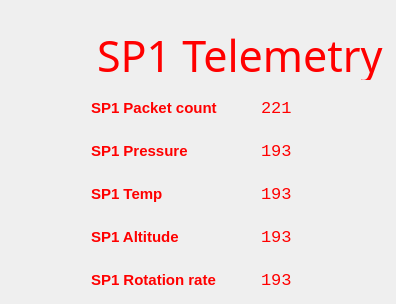
             <widget class="QWidget" name="widget" native="true">
              <property name="styleSheet">
               <string notr="true">image:url(:/pics/Images/border-01.png);</string>
              </property>
              <widget class="QLabel" name="label_23">
               <property name="geometry">
                <rect>
                 <x>97</x>
                 <y>30</y>
                 <width>290</width>
                 <height>50</height>
                </rect>
               </property>
               <property name="font">
                <font>
                 <family>Franklin Gothic Demi Cond</family>
                 <pointsize>32</pointsize>
                </font>
               </property>
               <property name="layoutDirection">
                <enum>Qt::LeftToRight</enum>
               </property>
               <property name="styleSheet">
                <string notr="true">background-color:transparent;
image:null;
color:red
</string>
               </property>
               <property name="text">
                <string>SP1 Telemetry</string>
               </property>
              </widget>
              <widget class="QLabel" name="frontl_4">
               <property name="geometry">
                <rect>
                 <x>91</x>
                 <y>93</y>
                 <width>165</width>
                 <height>30</height>
                </rect>
               </property>
               <property name="sizePolicy">
                <sizepolicy hsizetype="Ignored" vsizetype="Ignored">
                 <horstretch>0</horstretch>
                 <verstretch>0</verstretch>
                </sizepolicy>
               </property>
               <property name="minimumSize">
                <size>
                 <width>165</width>
                 <height>30</height>
                </size>
               </property>
               <property name="maximumSize">
                <size>
                 <width>165</width>
                 <height>30</height>
                </size>
               </property>
               <property name="font">
                <font>
                 <pointsize>11</pointsize>
                 <weight>75</weight>
                 <bold>true</bold>
                </font>
               </property>
               <property name="styleSheet">
                <string notr="true">background-color:transparent;
image:null;
color:red;
</string>
               </property>
               <property name="text">
                <string>SP1 Packet count</string>
               </property>
              </widget>
              <widget class="QLabel" name="frontl6_4">
               <property name="geometry">
                <rect>
                 <x>91</x>
                 <y>136</y>
                 <width>150</width>
                 <height>30</height>
                </rect>
               </property>
               <property name="sizePolicy">
                <sizepolicy hsizetype="Ignored" vsizetype="Ignored">
                 <horstretch>0</horstretch>
                 <verstretch>0</verstretch>
                </sizepolicy>
               </property>
               <property name="minimumSize">
                <size>
                 <width>150</width>
                 <height>30</height>
                </size>
               </property>
               <property name="maximumSize">
                <size>
                 <width>150</width>
                 <height>30</height>
                </size>
               </property>
               <property name="font">
                <font>
                 <pointsize>11</pointsize>
                 <weight>75</weight>
                 <bold>true</bold>
                </font>
               </property>
               <property name="styleSheet">
                <string notr="true">background-color:transparent;
image:null;
color:red;
</string>
               </property>
               <property name="text">
                <string>SP1 Pressure</string>
               </property>
              </widget>
              <widget class="QLabel" name="frontl6_5">
               <property name="geometry">
                <rect>
                 <x>91</x>
                 <y>179</y>
                 <width>150</width>
                 <height>30</height>
                </rect>
               </property>
               <property name="sizePolicy">
                <sizepolicy hsizetype="Ignored" vsizetype="Ignored">
                 <horstretch>0</horstretch>
                 <verstretch>0</verstretch>
                </sizepolicy>
               </property>
               <property name="minimumSize">
                <size>
                 <width>150</width>
                 <height>30</height>
                </size>
               </property>
               <property name="maximumSize">
                <size>
                 <width>150</width>
                 <height>30</height>
                </size>
               </property>
               <property name="font">
                <font>
                 <pointsize>11</pointsize>
                 <weight>75</weight>
                 <bold>true</bold>
                </font>
               </property>
               <property name="styleSheet">
                <string notr="true">background-color:transparent;
image:null;
color:red;
</string>
               </property>
               <property name="text">
                <string>SP1 Temp</string>
               </property>
              </widget>
              <widget class="QLabel" name="frontl6_6">
               <property name="geometry">
                <rect>
                 <x>91</x>
                 <y>222</y>
                 <width>150</width>
                 <height>30</height>
                </rect>
               </property>
               <property name="sizePolicy">
                <sizepolicy hsizetype="Ignored" vsizetype="Ignored">
                 <horstretch>0</horstretch>
                 <verstretch>0</verstretch>
                </sizepolicy>
               </property>
               <property name="minimumSize">
                <size>
                 <width>150</width>
                 <height>30</height>
                </size>
               </property>
               <property name="maximumSize">
                <size>
                 <width>150</width>
                 <height>30</height>
                </size>
               </property>
               <property name="font">
                <font>
                 <pointsize>11</pointsize>
                 <weight>75</weight>
                 <bold>true</bold>
                </font>
               </property>
               <property name="styleSheet">
                <string notr="true">background-color:transparent;
image:null;
color:red;
</string>
               </property>
               <property name="text">
                <string>SP1 Altitude</string>
               </property>
              </widget>
              <widget class="QLabel" name="frontl6_7">
               <property name="geometry">
                <rect>
                 <x>91</x>
                 <y>265</y>
                 <width>165</width>
                 <height>30</height>
                </rect>
               </property>
               <property name="sizePolicy">
                <sizepolicy hsizetype="Ignored" vsizetype="Ignored">
                 <horstretch>0</horstretch>
                 <verstretch>0</verstretch>
                </sizepolicy>
               </property>
               <property name="minimumSize">
                <size>
                 <width>165</width>
                 <height>30</height>
                </size>
               </property>
               <property name="maximumSize">
                <size>
                 <width>165</width>
                 <height>30</height>
                </size>
               </property>
               <property name="font">
                <font>
                 <pointsize>11</pointsize>
                 <weight>75</weight>
                 <bold>true</bold>
                </font>
               </property>
               <property name="styleSheet">
                <string notr="true">background-color:transparent;
image:null;
color:red;
</string>
               </property>
               <property name="text">
                <string>SP1 Rotation rate</string>
               </property>
              </widget>
              <widget class="QLabel" name="label_25">
               <property name="geometry">
                <rect>
                 <x>261</x>
                 <y>93</y>
                 <width>100</width>
                 <height>30</height>
                </rect>
               </property>
               <property name="sizePolicy">
                <sizepolicy hsizetype="Ignored" vsizetype="Ignored">
                 <horstretch>0</horstretch>
                 <verstretch>0</verstretch>
                </sizepolicy>
               </property>
               <property name="minimumSize">
                <size>
                 <width>100</width>
                 <height>30</height>
                </size>
               </property>
               <property name="maximumSize">
                <size>
                 <width>100</width>
                 <height>30</height>
                </size>
               </property>
               <property name="font">
                <font>
                 <family>Courier New</family>
                 <pointsize>13</pointsize>
                </font>
               </property>
               <property name="styleSheet">
                <string notr="true">background-color:transparent;
image:null;
color:red;
</string>
               </property>
               <property name="text">
                <string>221</string>
               </property>
              </widget>
              <widget class="QLabel" name="label_26">
               <property name="geometry">
                <rect>
                 <x>261</x>
                 <y>136</y>
                 <width>100</width>
                 <height>30</height>
                </rect>
               </property>
               <property name="sizePolicy">
                <sizepolicy hsizetype="Ignored" vsizetype="Ignored">
                 <horstretch>0</horstretch>
                 <verstretch>0</verstretch>
                </sizepolicy>
               </property>
               <property name="minimumSize">
                <size>
                 <width>100</width>
                 <height>30</height>
                </size>
               </property>
               <property name="maximumSize">
                <size>
                 <width>100</width>
                 <height>30</height>
                </size>
               </property>
               <property name="font">
                <font>
                 <family>Courier New</family>
                 <pointsize>13</pointsize>
                </font>
               </property>
               <property name="styleSheet">
                <string notr="true">background-color:transparent;
image:null;
color:red;
</string>
               </property>
               <property name="text">
                <string>193</string>
               </property>
              </widget>
              <widget class="QLabel" name="label_27">
               <property name="geometry">
                <rect>
                 <x>261</x>
                 <y>179</y>
                 <width>100</width>
                 <height>30</height>
                </rect>
               </property>
               <property name="sizePolicy">
                <sizepolicy hsizetype="Ignored" vsizetype="Ignored">
                 <horstretch>0</horstretch>
                 <verstretch>0</verstretch>
                </sizepolicy>
               </property>
               <property name="minimumSize">
                <size>
                 <width>100</width>
                 <height>30</height>
                </size>
               </property>
               <property name="maximumSize">
                <size>
                 <width>100</width>
                 <height>30</height>
                </size>
               </property>
               <property name="font">
                <font>
                 <family>Courier New</family>
                 <pointsize>13</pointsize>
                </font>
               </property>
               <property name="styleSheet">
                <string notr="true">background-color:transparent;
image:null;
color:red;
</string>
               </property>
               <property name="text">
                <string>193</string>
               </property>
              </widget>
              <widget class="QLabel" name="label_28">
               <property name="geometry">
                <rect>
                 <x>261</x>
                 <y>222</y>
                 <width>100</width>
                 <height>30</height>
                </rect>
               </property>
               <property name="sizePolicy">
                <sizepolicy hsizetype="Ignored" vsizetype="Ignored">
                 <horstretch>0</horstretch>
                 <verstretch>0</verstretch>
                </sizepolicy>
               </property>
               <property name="minimumSize">
                <size>
                 <width>100</width>
                 <height>30</height>
                </size>
               </property>
               <property name="maximumSize">
                <size>
                 <width>100</width>
                 <height>30</height>
                </size>
               </property>
               <property name="font">
                <font>
                 <family>Courier New</family>
                 <pointsize>13</pointsize>
                </font>
               </property>
               <property name="styleSheet">
                <string notr="true">background-color:transparent;
image:null;
color:red;
</string>
               </property>
               <property name="text">
                <string>193</string>
               </property>
              </widget>
              <widget class="QLabel" name="label_29">
               <property name="geometry">
                <rect>
                 <x>261</x>
                 <y>265</y>
                 <width>100</width>
                 <height>30</height>
                </rect>
               </property>
               <property name="sizePolicy">
                <sizepolicy hsizetype="Ignored" vsizetype="Ignored">
                 <horstretch>0</horstretch>
                 <verstretch>0</verstretch>
                </sizepolicy>
               </property>
               <property name="minimumSize">
                <size>
                 <width>100</width>
                 <height>30</height>
                </size>
               </property>
               <property name="maximumSize">
                <size>
                 <width>100</width>
                 <height>30</height>
                </size>
               </property>
               <property name="font">
                <font>
                 <family>Courier New</family>
                 <pointsize>13</pointsize>
                </font>
               </property>
               <property name="styleSheet">
                <string notr="true">background-color:transparent;
image:null;
color:red;
</string>
               </property>
               <property name="text">
                <string>193</string>
               </property>
              </widget>
             </widget>
